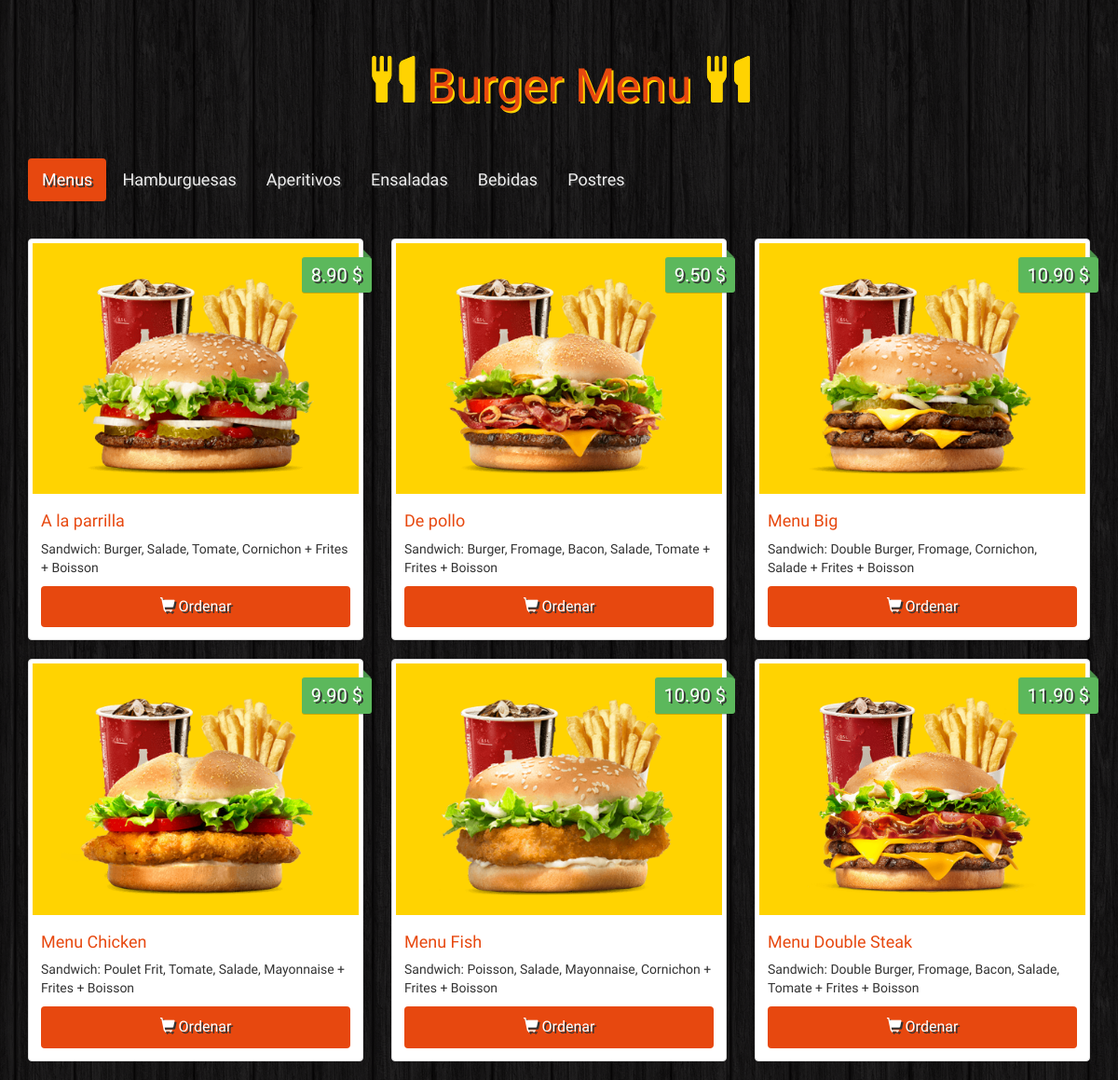
The page / on the database its author committed.
### tables this page shows
CREATE TABLE IF NOT EXISTS `categories` (
  `id` int(11) NOT NULL,
  `name` varchar(100) NOT NULL
);

CREATE TABLE IF NOT EXISTS `items` (
  `id` int(11) NOT NULL,
  `name` varchar(100) NOT NULL,
  `description` varchar(255) NOT NULL,
  `price` float NOT NULL,
  `image` varchar(255) NOT NULL,
  `category` int(11) NOT NULL
);

### index.php (the view, shortened to what this page needs)
<!DOCTYPE html>
<html>
    <head>
        <link rel="stylesheet" href="https://maxcdn.bootstrapcdn.com/bootstrap/3.3.6/css/bootstrap.min.css">
        <link rel="stylesheet" href="css/styles.css">
    </head>
    <body>
        <div class="container site">
            <h1 class="text-logo"><span class="glyphicon glyphicon-cutlery"></span> Burger  Menu <span class="glyphicon glyphicon-cutlery"></span></h1>
            <?php
                echo '<nav>
                        <ul class="nav nav-pills">';
                $db = Database::connect();
                $statement = $db->query('SELECT * FROM categories');
                $categories = $statement->fetchAll();
                foreach ($categories as $category)
                {
                    if($category['id'] == '1')
                        echo '<li role="presentation" class="active"><a href="#'. $category['id'] . '" data-toggle="tab">' . $category['name'] . '</a></li>';
                    else
                        echo '<li role="presentation"><a href="#'. $category['id'] . '" data-toggle="tab">' . $category['name'] . '</a></li>';
                }
                echo    '</ul>
                      </nav>';
                echo '<div class="tab-content">';
                foreach ($categories as $category)
                {
                    if($category['id'] == '1')
                        echo '<div class="tab-pane active" id="' . $category['id'] .'">';
                    else
                        echo '<div class="tab-pane" id="' . $category['id'] .'">';
                    echo '<div class="row">';
                    $statement = $db->prepare('SELECT * FROM items WHERE items.category = ?');
                    $statement->execute(array($category['id']));
                    while ($item = $statement->fetch())
                    {
                        echo '<div class="col-sm-6 col-md-4">
                                <div class="thumbnail">
                                    <img src="images/' . $item['image'] . '" alt="...">
                                    <div class="price">' . number_format($item['price'], 2, '.', ''). ' $</div>
                                    <div class="caption">
                                        <h4>' . $item['name'] . '</h4>
                                        <p>' . $item['description'] . '</p>
                                        <a href="#" class="btn btn-order" role="button"><span class="glyphicon glyphicon-shopping-cart"></span> Ordenar</a>
                                    </div>
                                </div>
                            </div>';
                    }
                   echo    '</div>
                        </div>';
                }
                echo  '</div>';
            ?>
        </div>
    </body>
</html>

### css/styles.css (style rules this page uses)
body { background: url(../images/bg.png); }
.site { font-family: 'Holtwood One SC', sans-serif; }
.text-logo { font-family: 'Holtwood One SC', sans-serif; color: #e7480f; text-shadow: 2px 2px #ffd301; font-size: 50px; padding: 40px 0px; text-align: center; }
.text-logo .glyphicon { color: #ffd301; text-shadow: 0px 0px #ffd301; }
.nav { margin-bottom: 40px; }
.thumbnail img { background: #ffd301; }
.price { background: #5cb85c; box-shadow: 0 1px rgba(0,0,0,0.2); -moz-box-shadow: 0 1px rgba(0,0,0,0.2); -webkit-box-shadow: 0 1px rgba(0,0,0,0.2); color: #fff; text-shadow: 2px 2px #333; position: absolute; right: 6px; top: 20px; padding: 5px 10px; font-size: 20px; border-radius: 3px; }
.price:before { border: 4px solid transparent; border-bottom: 4px solid #4a934a; border-left: 4px solid #4a934a; content: ""; position: absolute; right: 1px; top: -8px; }
.caption > h4 { color: #e7480f; font-size: 18px; }
.nav-pills>li.active>a, .nav-pills>li.active>a:focus, .nav-pills>li.active>a:hover { background: #e7480f; }
.nav>li>a { color: #eee; font-size: 18px; text-shadow: 2px 2px #333; }
.btn-order { width: 100%; padding: 10px; font-size: 16px; color: #fff; background-color: #e7480f; text-decoration: none; text-shadow: 2px 2px #333; }

### rows shown on the page
categories: name "Menus"
categories: name "Hamburguesas"
categories: name "Aperitivos"
categories: name "Ensaladas"
categories: name "Bebidas"
categories: name "Postres"
items: image (picture), price "8.90", name "A la parrilla", description "Sandwich: Burger, Salade, Tomate, Cornichon + Frites + Boisson"
items: image (picture), price "9.50", name "De pollo", description "Sandwich: Burger, Fromage, Bacon, Salade, Tomate + Frites + Boisson"
items: image (picture), price "10.90", name "Menu Big", description "Sandwich: Double Burger, Fromage, Cornichon, Salade + Frites + Boisson"
items: image (picture), price "9.90", name "Menu Chicken", description "Sandwich: Poulet Frit, Tomate, Salade, Mayonnaise + Frites + Boisson"
items: image (picture), price "10.90", name "Menu Fish", description "Sandwich: Poisson, Salade, Mayonnaise, Cornichon + Frites + Boisson"
items: image (picture), price "11.90", name "Menu Double Steak", description "Sandwich: Double Burger, Fromage, Bacon, Salade, Tomate + Frites + Boisson"
